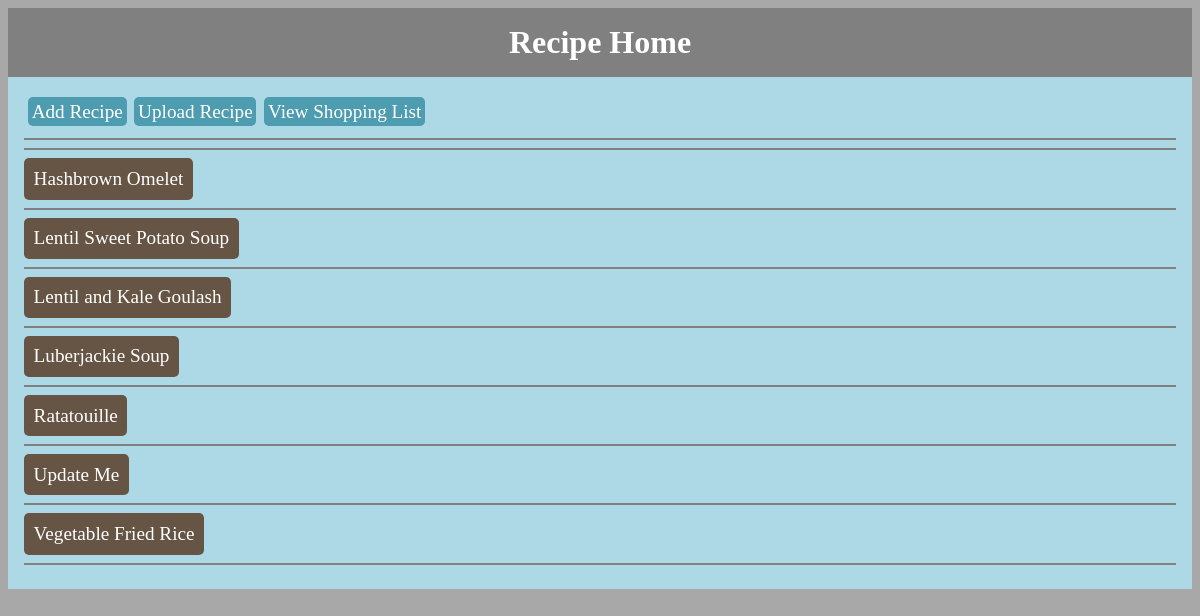
The app's page /menu/, older data.
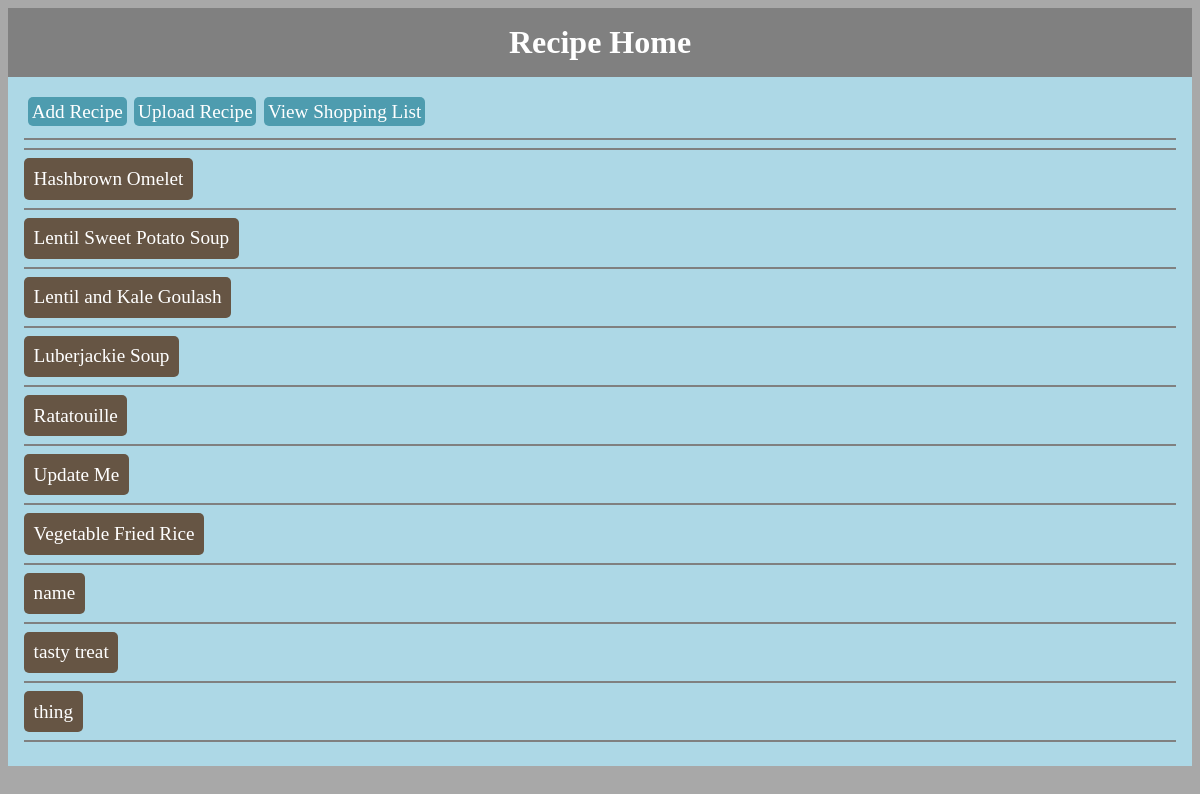
The same page, newer data.
### menu/models.py (models this page shows, shortened)
class Recipe(models.Model):
    id = models.AutoField(primary_key=True)
    name = models.CharField(max_length=80, unique=True)
    prepMethod = models.CharField(max_length=30, null=True, blank=True)
    temperature = models.CharField(max_length=10, null=True, blank=True)
    directions = models.TextField(null=True)
    source = models.CharField(max_length=1000, null=True, blank=True)
    servings = models.IntegerField(default=0)
    prepTime = models.IntegerField(default=0)
    cookTime = models.IntegerField(default=0)
    enabled = models.IntegerField(default=1)
    class Meta:
        ordering = ('name', )

### menu/views.py (the view)
class Index(generic.ListView):
    model = Recipe
    template_name = 'menu/index.html'
    def get_queryset(self):
        return Recipe.objects.filter(enabled=1)

### menu/templates/menu/index.html (shortened to what this page needs)
{% load staticfiles %}
{% load menu_extras %}
{% include "menu/stylesheets.html" %}
<html>
	<head>
	</head>
	<body>
        <div id="title">
            Recipe Home
        </div>
        <div id="content">
            <div>
                <a class="button" id="nav" href="{% url 'menu:addrecipe' %}">Add Recipe</a>
                <a class="button" id="nav" href="{% url 'menu:showdocuments' %}">Upload Recipe</a>
                <a class="button" id="nav" href="{% url 'menu:shoppinglist' %}">View Shopping List</a>
            </div><div style="clear:both"></div>
            <hr noshade><hr noshade>
            {% for recipe in recipe_list %}
                <a class="button" id="recipe" href = "{% url 'menu:recipedetails' recipe.id %}">{{ recipe.name }}</a>
                <hr noshade>
            {% endfor %}
        </div>
    </body>

Row changes from the older to the newer data that the page shows:
added Recipe: name "name"
added Recipe: name "tasty treat"
added Recipe: name "thing"
